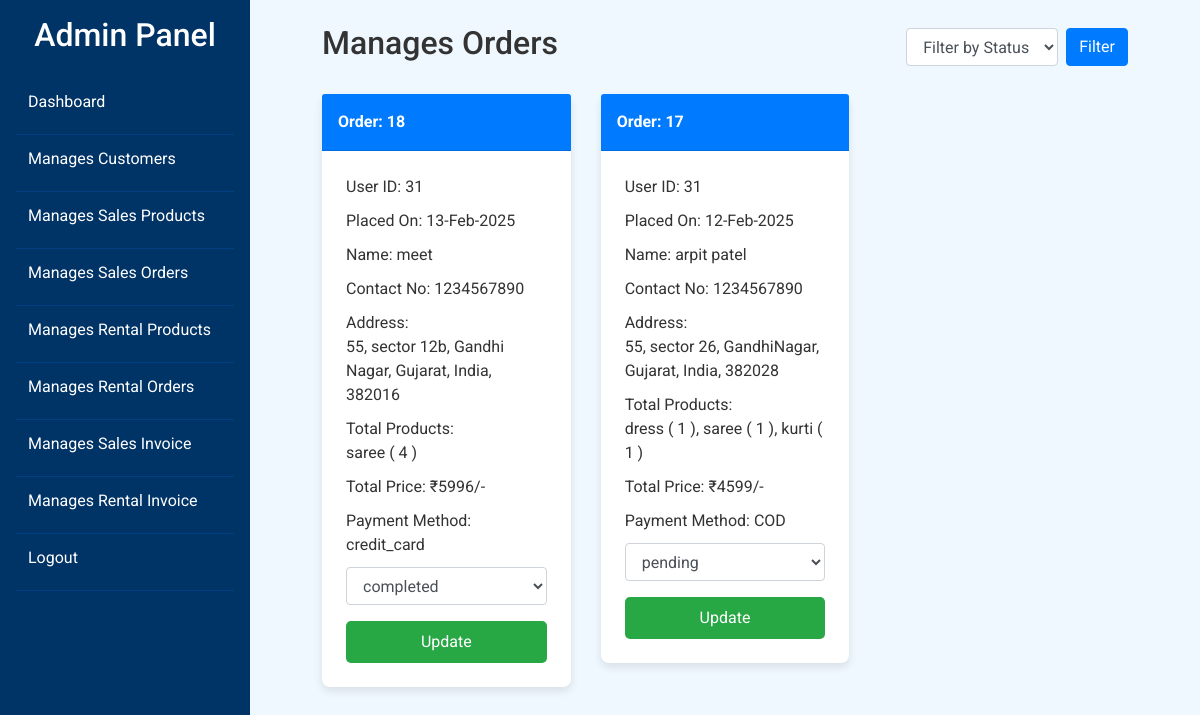
Page /admin_order.php (signed in) on the committed database.
### tables this page shows
CREATE TABLE `payments` (
  `id` int(11) NOT NULL,
  `user_id` int(11) NOT NULL,
  `order_id` int(11) NOT NULL,
  `payment_method` enum('COD','credit_card') NOT NULL,
  `card_name` varchar(100) DEFAULT NULL,
  `card_number` varchar(20) DEFAULT NULL,
  `expiry_date` varchar(255) DEFAULT NULL,
  `cvv` varchar(4) DEFAULT NULL,
  `payment_status` enum('pending','completed') DEFAULT 'pending'
);

CREATE TABLE `orders` (
  `id` int(100) NOT NULL,
  `user_id` int(100) NOT NULL,
  `name` varchar(100) NOT NULL,
  `number` varchar(12) NOT NULL,
  `email` varchar(100) NOT NULL,
  `address` varchar(500) NOT NULL,
  `total_products` varchar(1000) NOT NULL,
  `total_price` int(100) NOT NULL,
  `placed_on` varchar(50) NOT NULL,
  `payment_status` varchar(20) NOT NULL DEFAULT 'pending'
);

### admin_order.php (the view, shortened to what this page needs)
<?php
@include 'config.php';
?>
<!DOCTYPE html>
<html lang="en">
<head>
   <link rel="stylesheet" href="https://maxcdn.bootstrapcdn.com/bootstrap/4.5.2/css/bootstrap.min.css">
   <link rel="stylesheet" href="admin_styles.css">
</head>
<body>
<div class="d-flex">
   <?php include 'admin_navbar.php' ?>
   <div class="content p-4 w-100">
      <section class="placed-orders container-fluied mx-5">
         <div class="d-flex justify-content-between align-items-center mb-4">
            <h2 class="text-center">Manages Orders</h2>
            <form method="GET" class="d-flex">
               <select name="filter_payment_status" class="form-control mr-2">
                  <option value="" disabled selected>Filter by Status</option>
               </select>
               <button type="submit" class="btn btn-primary">Filter</button>
            </form>
         </div>
         <div class="row">
            <?php
               if (isset($_GET['filter_payment_status']) && !empty($_GET['filter_payment_status'])) {
                  $filter_payment_status = $_GET['filter_payment_status'];
                  $select_orders = $conn->prepare("SELECT * FROM `orders` o LEFT JOIN `payments` p ON o.id = p.order_id WHERE o.payment_status = ? ORDER BY o.id DESC");
                  $select_orders->execute([$filter_payment_status]);
               } else {
                  $select_orders = $conn->prepare("SELECT * FROM `orders` o LEFT JOIN `payments` p ON o.id = p.order_id ORDER BY o.id DESC");
                  $select_orders->execute();
               }
               if($select_orders->rowCount() > 0){
                  while($fetch_orders = $select_orders->fetch(PDO::FETCH_ASSOC)){
            ?>
               <div class="col-md-4 mb-4">
                  <div class="card">
                     <div class="card-header">
                        Order: <?= $fetch_orders['id']; ?>
                     </div>
                     <div class="card-body">
                        <div class="order-details">
                           <p>User ID: <span><?= $fetch_orders['user_id']; ?></span></p>
                           <p>Placed On: <span><?= $fetch_orders['placed_on']; ?></span></p>
                           <p>Name: <span><?= $fetch_orders['name']; ?></span></p>
                           <p>Contact No: <span><?= $fetch_orders['number']; ?></span></p>
                           <p>Address:<br> <span><?= $fetch_orders['address']; ?></span></p>
                           <p>Total Products:<br> <span><?= $fetch_orders['total_products']; ?></span></p>
                           <p>Total Price: <span>₹<?= $fetch_orders['total_price']; ?>/-</span></p>
                           <p>Payment Method: <span><?= $fetch_orders['payment_method'] ? $fetch_orders['payment_method'] : 'Not Available'; ?></span></p>
                        </div>
                        <form action="" method="POST">
                           <select name="update_payment" class="form-control mb-3">
                              <option value="" selected disabled><?= $fetch_orders['payment_status']; ?></option>
                           </select>
                           <div class="d-flex justify-content-between">
                              <input type="submit" name="update_order" class="btn btn-custom w-100" value="Update">
                           </div>
                        </form>
                     </div>
                  </div>
               </div>
            <?php
               }
            } else {
               echo '<p class="empty">No orders placed yet!</p>';
            }
            ?>
         </div>
      </section>
   </div>
</div>
</body>
</html>

### admin_styles.css (style rules this page uses)
* { box-sizing: border-box; margin: 0; padding: 0; }
body { font-family: "Roboto", sans-serif; background-color: #f0f8ff; color: #333; }
.content { margin-left: 250px; padding: 20px; }

### admin_order.php (style rules this page uses)
.card { border: none; box-shadow: 0 4px 8px rgba(0, 0, 0, 0.1); transition: transform 0.3s ease, box-shadow 0.3s ease; border-radius: 8px; }
.card-header { background-color: #007bff; color: white; font-weight: bold; padding: 1rem; border-radius: 8px 8px 0 0; }
.card-body { padding: 1.5rem; }
.order-details p { margin-bottom: 10px; font-size: 1rem; color: #333; }
.btn-custom { background-color: #28a745; color: white; padding: 0.5rem 1.5rem; border-radius: 5px; }

### rows in the picture
payments: id "18", user "31", order.placed_on "13-Feb-2025", order.name "meet", order.number "1234567890", order.address "55, sector 12b, Gandhi Nagar, Gujarat, India, 382016", order.total_products "saree ( 4 )", order.total_price "5996", payment_method "credit_card", update_payment "completed"
payments: id "17", user "31", order.placed_on "12-Feb-2025", order.name "arpit patel", order.number "1234567890", order.address "55, sector 26, GandhiNagar, Gujarat, India, 382028", order.total_products "dress ( 1 ), saree ( 1 ), kurti ( 1 )", order.total_price "4599", payment_method "COD", update_payment "pending"
